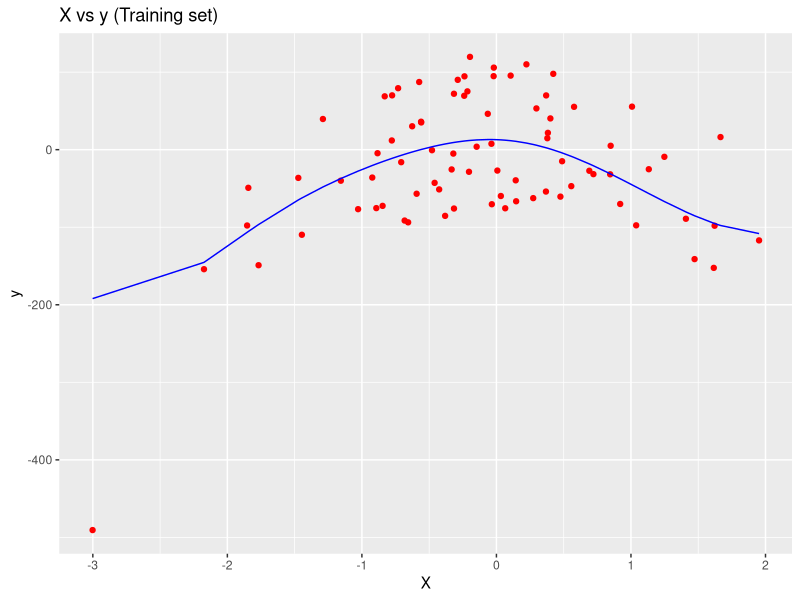
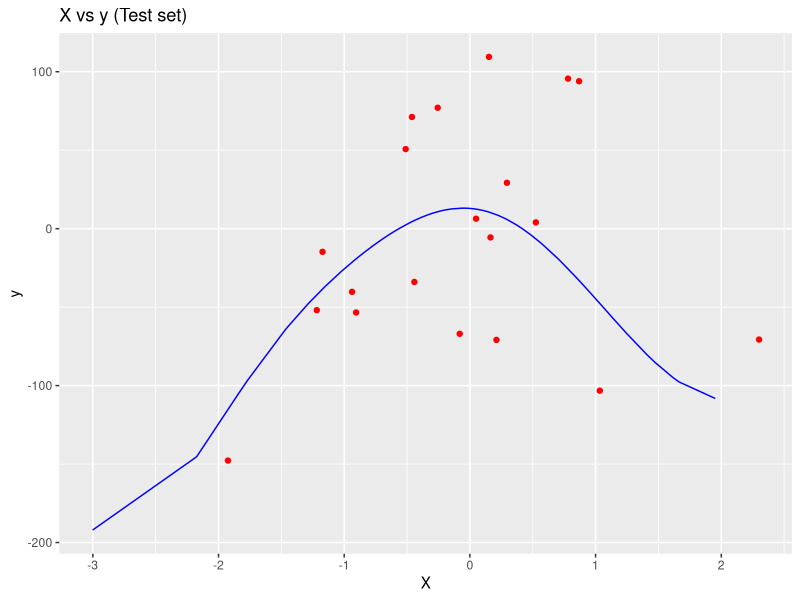

Here is the R script that generated these plots, in order:

RMSE = function(a, b){
  sqrt(mean((a - b)^2))
}
# Import the dataset
dataset = read.csv('polyRegression.csv')
print(colnames(dataset))

dataset <- dataset[,-1]
print(colnames(dataset))

# Splitting the dataset 
library(caTools)
split = sample.split(dataset$X, SplitRatio = 0.8)
training_set = subset(dataset, split == TRUE)
test_set = subset(dataset, split == FALSE)


# Regressor
library(e1071)
regressor = svm(formula = y ~ .,
                data = training_set,
                type = 'eps-regression',
                kernel = 'radial')


# Predicting the Test set results
y_pred = predict(regressor, newdata = test_set)

# Visualising
library(ggplot2)
ggplot() +
  geom_point(aes(x = training_set$X, y = training_set$y),
             colour = 'red') +
  geom_line(aes(x = training_set$X, y = predict(regressor, newdata = training_set)),
            colour = 'blue') +
  ggtitle('X vs y (Training set)') +
  xlab('X') +
  ylab('y')

# Visualising the Test set results
library(ggplot2)
ggplot() +
  geom_point(aes(x = test_set$X, y = test_set$y),
             colour = 'red') +
  geom_line(aes(x = training_set$X, y = predict(regressor, newdata = training_set)),
            colour = 'blue') +
  ggtitle('X vs y (Test set)') +
  xlab('X') +
  ylab('y')


RMSE(test_set$y, y_pred)
